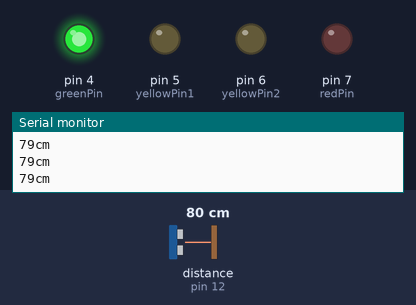
A sketch run on a simulated Arduino Uno, built with avr-gcc and run on an emulated ATmega328P. On the bench: output pins drawn as LEDs (lit = HIGH), the last lines printed to the serial monitor. Wiring (inferred from the names in the program): ultrasonic range finder: trigger pin 11; echo pin 12. Dashed ring = blinking. The inputs (shaded band) are chosen by the test bench; at power-on: distance to the obstacle (sensor on pin 12) 80 cm. The echo pulse lasts 58.3 µs per cm; pins used as bus, display or sensor lines are not drawn.

Above: at 1.2 s.
1.3 s: distance to the obstacle (sensor on pin 12) set to 18 cm
2.8 s: distance to the obstacle (sensor on pin 12) set to 13 cm
At 3.16 s:
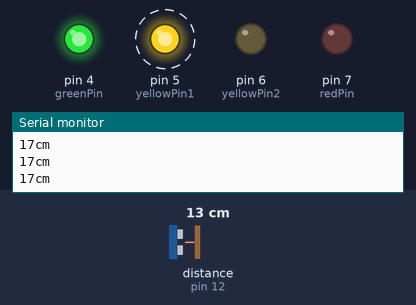
5.8 s: distance to the obstacle (sensor on pin 12) set to 9 cm
At 6.12 s:
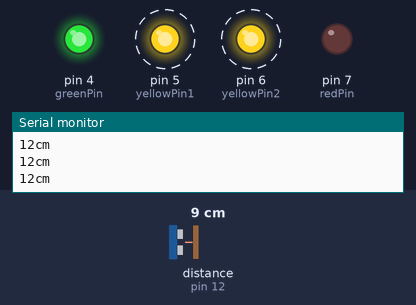
8.8 s: distance to the obstacle (sensor on pin 12) set to 5 cm
At 11.7 s:
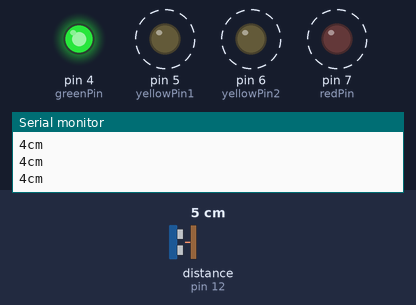
11.8 s: distance to the obstacle (sensor on pin 12) set to 35 cm
At 12.6 s:
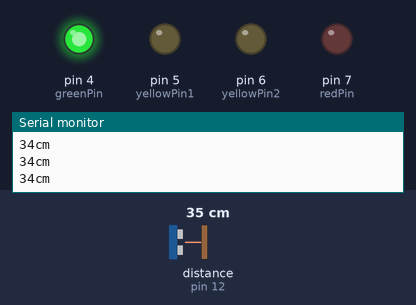
13.3 s: distance to the obstacle (sensor on pin 12) set to 2 cm
At 13.56 s:
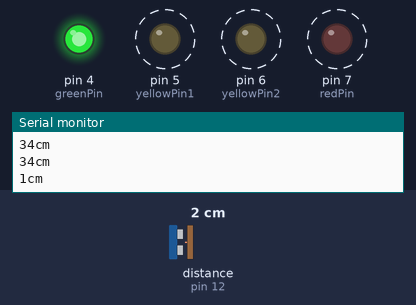
Timing chart, 0 to 17.3 s (numbered marks = the images above; inputs shaded):
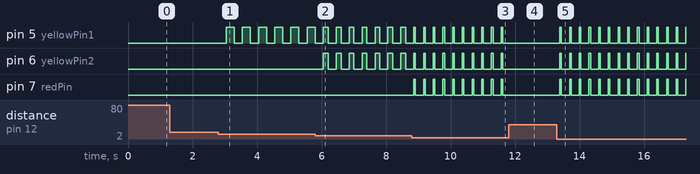

Measured:
- the behaviour switches between 16 and 15 cm on distance to the obstacle (sensor on pin 12) (found by bisection; images 0 and 1)
- the behaviour switches between 11 and 10 cm on distance to the obstacle (sensor on pin 12) (found by bisection; images 1 and 2)
- the behaviour switches between 7 and 6 cm on distance to the obstacle (sensor on pin 12) (found by bisection; images 2 and 3)
- after the input at 2.8 s, pin 5 (yellowPin1): alternates HIGH for 0.25 s and LOW for 0.25 s, starting after 0.24 s
- after the input at 5.8 s, pin 6 (yellowPin2): alternates HIGH for 0.15 s and LOW for 0.25 s, starting after 0.25 s
- after the input at 8.8 s, pin 7 (redPin): alternates HIGH for 0.05 s and LOW for 0.25 s, starting after 0.06 s
- after the input at 11.8 s, pin 5 (yellowPin1), pin 6 (yellowPin2), pin 7 (redPin): stops changing and stays LOW
- after the input at 13.3 s, pin 5 (yellowPin1), pin 6 (yellowPin2), pin 7 (redPin): alternates HIGH for 0.05 s and LOW for 0.25 s, starting after 0.09 s

The sketch:

senzor_parking.ino
```cpp
int trigPin = 11;    // Trigger
int echoPin = 12;    // Echo
int greenPin = 4;
int yellowPin1 = 5;
int yellowPin2 = 6;
int redPin = 7;
long duration, cm;

void setup() {
  //Serial Port begin
  Serial.begin (9600);
  //Define inputs and outputs
  pinMode(trigPin, OUTPUT);
  pinMode(greenPin, OUTPUT);
  pinMode(yellowPin1,OUTPUT);
  pinMode(yellowPin2,OUTPUT);
  pinMode(redPin,OUTPUT);
  pinMode(echoPin, INPUT);
  digitalWrite(greenPin,HIGH);
}

void loop() {
  // The sensor is triggered by a HIGH pulse of 10 or more microseconds.
  // Give a short LOW pulse beforehand to ensure a clean HIGH pulse:
  digitalWrite(trigPin, LOW);
  delayMicroseconds(5);
  digitalWrite(trigPin, HIGH);
  delayMicroseconds(10);
  digitalWrite(trigPin, LOW);

  // Read the signal from the sensor: a HIGH pulse whose
  // duration is the time (in microseconds) from the sending
  // of the ping to the reception of its echo off of an object.
  pinMode(echoPin, INPUT);
  duration = pulseIn(echoPin, HIGH);

  // Convert the time into a distance
  cm = (duration/2) / 29.1;     // Divide by 29.1 or multiply by 0.0343

  if(cm <= 14 and cm >= 10)
     {digitalWrite(yellowPin1, HIGH);
      delay(250);
      digitalWrite(yellowPin1, LOW);
     }
if(cm <= 9 and cm >= 6)
     {digitalWrite(yellowPin1, HIGH);
     digitalWrite(yellowPin2, HIGH);
      delay(150);
      digitalWrite(yellowPin1, LOW);
      digitalWrite(yellowPin2, LOW);
     }
     if(cm <= 5)
     {digitalWrite(yellowPin1, HIGH);
     digitalWrite(yellowPin2, HIGH);
     digitalWrite(redPin, HIGH);
      delay(50);
      digitalWrite(yellowPin1, LOW);
      digitalWrite(yellowPin2, LOW);
      digitalWrite(redPin, LOW);
     }

  Serial.print(cm);
  Serial.print("cm");
  Serial.println();

  delay(250);
}
```
